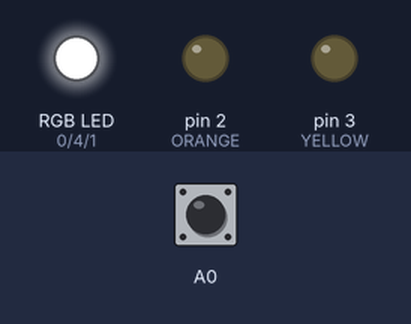
This sketch was run on a simulated Arduino Uno, built with avr-gcc and run on an emulated ATmega328P. On the bench: an RGB LED mixed from three pins (HIGH = lit), output pins drawn as LEDs (lit = HIGH). Dashed ring = blinking. The inputs (shaded band) are chosen by the test bench; at power-on: A0 LOW. Dim RGB values are drawn brighter than linear.

Above: at 1.2 s.
1.3 s: A0 driven HIGH
At 4.2 s:
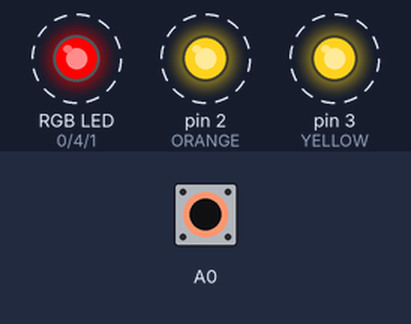
4.3 s: A0 driven LOW
At 5.3 s:
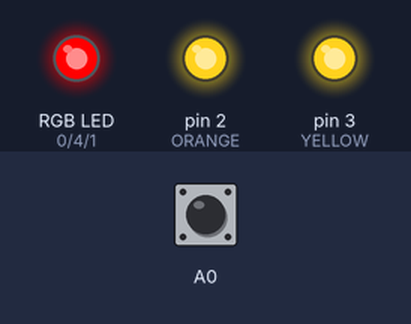
5.8 s: A0 pulsed HIGH 2 times (0.12 s each, 0.3 s apart)
At 7.0 s:
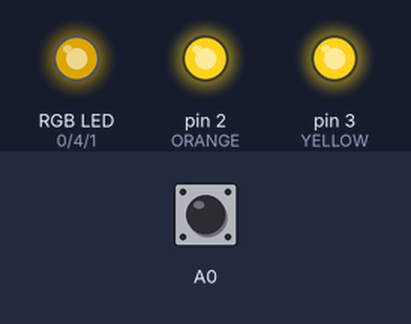
7.9 s: A0 driven HIGH
At 8.3 s:
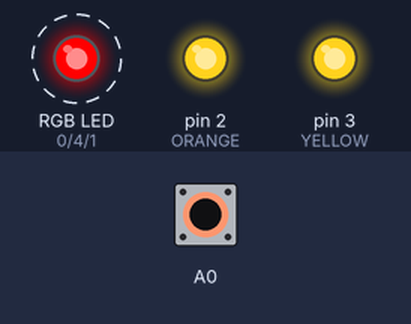
10.9 s: A0 pulsed LOW 5 times (0.12 s each, 0.3 s apart)
At 12.27 s:
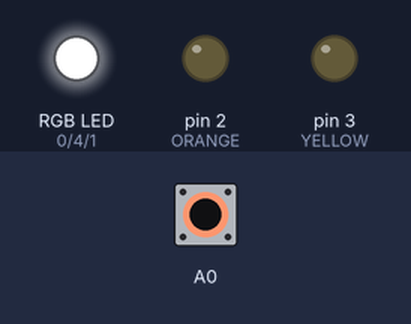
Timing chart, 0 to 14.9 s (numbered marks = the images above; inputs shaded):
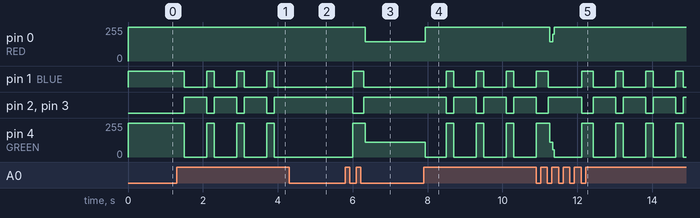

Measured:
- after the input at 1.3 s, pin 1 (BLUE): alternates HIGH for 0.20 s and LOW for 0.60 s, starting after 0.20 s; pin 2 (ORANGE), pin 3 (YELLOW): alternates HIGH for 0.60 s and LOW for 0.20 s, starting after 0.20 s; pin 4 (GREEN): alternates 255/255 for 0.20 s and 0/255 for 0.60 s, starting after 0.20 s
- after the input at 4.3 s, pin 1 (BLUE): stops changing and stays LOW; pin 2 (ORANGE), pin 3 (YELLOW): stops changing and stays HIGH; pin 4 (GREEN): stops changing and stays 0/255
- after the input at 5.8 s, pin 0 (RED): 255/255 → 145/255 after 0.54 s; pin 1 (BLUE): LOW → HIGH after 0.20 s, → LOW 0.30 s later; pin 2 (ORANGE), pin 3 (YELLOW): HIGH → LOW after 0.20 s, → HIGH 0.30 s later; pin 4 (GREEN): 0/255 → 255/255 after 0.20 s, → 110/255 0.34 s later
- after the input at 7.9 s, pin 0 (RED): 145/255 → 255/255 at once; pin 1 (BLUE): alternates HIGH for 0.20 s and LOW for 0.60 s, starting after 0.60 s; pin 2 (ORANGE), pin 3 (YELLOW): alternates HIGH for 0.60 s and LOW for 0.20 s, starting after 0.60 s; pin 4 (GREEN): alternates 255/255 for 0.20 s and 0/255 for 0.60 s, starting at once
- after the input at 10.9 s, pin 0 (RED): 255/255 → 145/255 after 0.36 s, → 255/255 0.08 s later

The sketch:

garland.ino
```cpp
#define RED 0
#define BLUE 1
#define ORANGE 2
#define YELLOW 3
#define GREEN 4

void setup()
{
	pinMode(A0, INPUT);
	for(uint8_t i = 0; i < 5; i++) {
		pinMode(i, OUTPUT);
	}
}

void loop()
{
	static uint8_t state = 0;
	if (digitalRead(A0) == HIGH) {
		state++;
		delay(200);
	}

	switch(state%4) {
		case 0:
			digitalWrite(RED, HIGH);
			digitalWrite(BLUE, HIGH);
			digitalWrite(ORANGE, LOW);
			digitalWrite(YELLOW, LOW);
			digitalWrite(GREEN, HIGH);
			break;
		case 1:
			digitalWrite(RED, LOW);
			digitalWrite(BLUE, LOW);
			digitalWrite(ORANGE, HIGH);
			digitalWrite(YELLOW, HIGH);
			digitalWrite(GREEN, HIGH);
		case 2:
			digitalWrite(RED, HIGH);
			digitalWrite(BLUE, LOW);
			digitalWrite(ORANGE, HIGH);
			digitalWrite(YELLOW, HIGH);
			digitalWrite(GREEN, LOW);
	}
}
```
